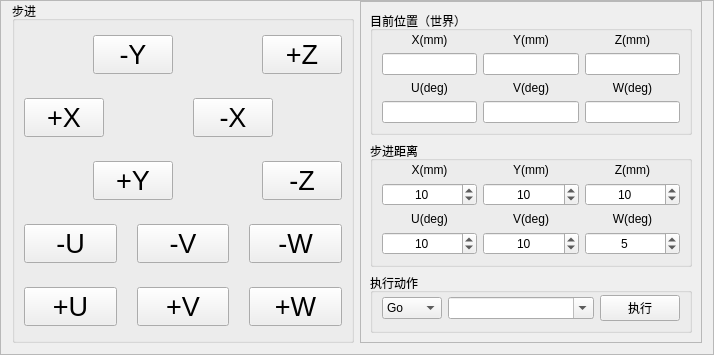
         <widget class="QFrame" name="frame_2">
          <property name="frameShape">
           <enum>QFrame::StyledPanel</enum>
          </property>
          <property name="frameShadow">
           <enum>QFrame::Raised</enum>
          </property>
          <layout class="QHBoxLayout" name="horizontalLayout_23" stretch="1,1">
           <property name="topMargin">
            <number>0</number>
           </property>
           <item>
            <widget class="QGroupBox" name="groupBox_3">
             <property name="title">
              <string>步进</string>
             </property>
             <layout class="QVBoxLayout" name="verticalLayout_26">
              <property name="spacing">
               <number>10</number>
              </property>
              <property name="topMargin">
               <number>0</number>
              </property>
              <property name="bottomMargin">
               <number>0</number>
              </property>
              <item>
               <layout class="QHBoxLayout" name="horizontalLayout_38" stretch="1,1,1,1">
                <property name="spacing">
                 <number>20</number>
                </property>
                <item>
                 <spacer name="horizontalSpacer_7">
                  <property name="orientation">
                   <enum>Qt::Horizontal</enum>
                  </property>
                  <property name="sizeHint" stdset="0">
                   <size>
                    <width>40</width>
                    <height>20</height>
                   </size>
                  </property>
                 </spacer>
                </item>
                <item>
                 <widget class="QPushButton" name="pushButton_StepLowY">
                  <property name="font">
                   <font>
                    <pointsize>20</pointsize>
                   </font>
                  </property>
                  <property name="text">
                   <string>-Y</string>
                  </property>
                 </widget>
                </item>
                <item>
                 <spacer name="horizontalSpacer_6">
                  <property name="orientation">
                   <enum>Qt::Horizontal</enum>
                  </property>
                  <property name="sizeHint" stdset="0">
                   <size>
                    <width>40</width>
                    <height>20</height>
                   </size>
                  </property>
                 </spacer>
                </item>
                <item>
                 <widget class="QPushButton" name="pushButton_StepHighZ">
                  <property name="font">
                   <font>
                    <pointsize>20</pointsize>
                   </font>
                  </property>
                  <property name="text">
                   <string>+Z</string>
                  </property>
                 </widget>
                </item>
               </layout>
              </item>
              <item>
               <layout class="QHBoxLayout" name="horizontalLayout_39" stretch="1,1,1,1">
                <property name="spacing">
                 <number>20</number>
                </property>
                <item>
                 <widget class="QPushButton" name="pushButton_StepHighX">
                  <property name="font">
                   <font>
                    <pointsize>20</pointsize>
                   </font>
                  </property>
                  <property name="text">
                   <string>+X</string>
                  </property>
                 </widget>
                </item>
                <item>
                 <spacer name="horizontalSpacer_8">
                  <property name="orientation">
                   <enum>Qt::Horizontal</enum>
                  </property>
                  <property name="sizeHint" stdset="0">
                   <size>
                    <width>40</width>
                    <height>20</height>
                   </size>
                  </property>
                 </spacer>
                </item>
                <item>
                 <widget class="QPushButton" name="pushButton_StepLowX">
                  <property name="font">
                   <font>
                    <pointsize>20</pointsize>
                   </font>
                  </property>
                  <property name="text">
                   <string>-X</string>
                  </property>
                 </widget>
                </item>
                <item>
                 <spacer name="horizontalSpacer_9">
                  <property name="orientation">
                   <enum>Qt::Horizontal</enum>
                  </property>
                  <property name="sizeHint" stdset="0">
                   <size>
                    <width>40</width>
                    <height>20</height>
                   </size>
                  </property>
                 </spacer>
                </item>
               </layout>
              </item>
              <item>
               <layout class="QHBoxLayout" name="horizontalLayout_40" stretch="1,1,1,1">
                <property name="spacing">
                 <number>20</number>
                </property>
                <item>
                 <spacer name="horizontalSpacer_10">
                  <property name="orientation">
                   <enum>Qt::Horizontal</enum>
                  </property>
                  <property name="sizeHint" stdset="0">
                   <size>
                    <width>40</width>
                    <height>20</height>
                   </size>
                  </property>
                 </spacer>
                </item>
                <item>
                 <widget class="QPushButton" name="pushButton_StepHighY">
                  <property name="font">
                   <font>
                    <pointsize>20</pointsize>
                   </font>
                  </property>
                  <property name="text">
                   <string>+Y</string>
                  </property>
                 </widget>
                </item>
                <item>
                 <spacer name="horizontalSpacer_11">
                  <property name="orientation">
                   <enum>Qt::Horizontal</enum>
                  </property>
                  <property name="sizeHint" stdset="0">
                   <size>
                    <width>40</width>
                    <height>20</height>
                   </size>
                  </property>
                 </spacer>
                </item>
                <item>
                 <widget class="QPushButton" name="pushButton_StepLowZ">
                  <property name="font">
                   <font>
                    <pointsize>20</pointsize>
                   </font>
                  </property>
                  <property name="text">
                   <string>-Z</string>
                  </property>
                 </widget>
                </item>
               </layout>
              </item>
              <item>
               <layout class="QHBoxLayout" name="horizontalLayout_41" stretch="1,1,1">
                <property name="spacing">
                 <number>20</number>
                </property>
                <item>
                 <widget class="QPushButton" name="pushButton_StepLowU">
                  <property name="font">
                   <font>
                    <pointsize>20</pointsize>
                   </font>
                  </property>
                  <property name="text">
                   <string>-U</string>
                  </property>
                 </widget>
                </item>
                <item>
                 <widget class="QPushButton" name="pushButton_StepLowV">
                  <property name="font">
                   <font>
                    <pointsize>20</pointsize>
                   </font>
                  </property>
                  <property name="text">
                   <string>-V</string>
                  </property>
                 </widget>
                </item>
                <item>
                 <widget class="QPushButton" name="pushButton_StepLowW">
                  <property name="font">
                   <font>
                    <pointsize>20</pointsize>
                   </font>
                  </property>
                  <property name="text">
                   <string>-W</string>
                  </property>
                 </widget>
                </item>
               </layout>
              </item>
              <item>
               <layout class="QHBoxLayout" name="horizontalLayout_42" stretch="1,1,1">
                <property name="spacing">
                 <number>20</number>
                </property>
                <item>
                 <widget class="QPushButton" name="pushButton_StepHighU">
                  <property name="font">
                   <font>
                    <pointsize>20</pointsize>
                   </font>
                  </property>
                  <property name="text">
                   <string>+U</string>
                  </property>
                 </widget>
                </item>
                <item>
                 <widget class="QPushButton" name="pushButton_StepHighV">
                  <property name="font">
                   <font>
                    <pointsize>20</pointsize>
                   </font>
                  </property>
                  <property name="text">
                   <string>+V</string>
                  </property>
                 </widget>
                </item>
                <item>
                 <widget class="QPushButton" name="pushButton_StepHighW">
                  <property name="font">
                   <font>
                    <pointsize>20</pointsize>
                   </font>
                  </property>
                  <property name="text">
                   <string>+W</string>
                  </property>
                 </widget>
                </item>
               </layout>
              </item>
             </layout>
            </widget>
           </item>
           <item>
            <widget class="QFrame" name="frame_3">
             <property name="frameShape">
              <enum>QFrame::StyledPanel</enum>
             </property>
             <property name="frameShadow">
              <enum>QFrame::Raised</enum>
             </property>
             <layout class="QVBoxLayout" name="verticalLayout_8" stretch="3,3,1">
              <item>
               <widget class="QGroupBox" name="groupBox_RobotPoint">
                <property name="title">
                 <string>目前位置（世界）</string>
                </property>
                <layout class="QVBoxLayout" name="verticalLayout_17">
                 <property name="topMargin">
                  <number>2</number>
                 </property>
                 <item>
                  <layout class="QHBoxLayout" name="horizontalLayout_33">
                   <item>
                    <layout class="QVBoxLayout" name="verticalLayout_11">
                     <item>
                      <widget class="QLabel" name="label_4">
                       <property name="text">
                        <string>X(mm)</string>
                       </property>
                       <property name="alignment">
                        <set>Qt::AlignCenter</set>
                       </property>
                      </widget>
                     </item>
                     <item>
                      <widget class="QLineEdit" name="lineEdit_PosX">
                       <property name="alignment">
                        <set>Qt::AlignCenter</set>
                       </property>
                       <property name="readOnly">
                        <bool>true</bool>
                       </property>
                      </widget>
                     </item>
                    </layout>
                   </item>
                   <item>
                    <layout class="QVBoxLayout" name="verticalLayout_13">
                     <item>
                      <widget class="QLabel" name="label_5">
                       <property name="text">
                        <string>Y(mm)</string>
                       </property>
                       <property name="alignment">
                        <set>Qt::AlignCenter</set>
                       </property>
                      </widget>
                     </item>
                     <item>
                      <widget class="QLineEdit" name="lineEdit_PosY">
                       <property name="alignment">
                        <set>Qt::AlignCenter</set>
                       </property>
                       <property name="readOnly">
                        <bool>true</bool>
                       </property>
                      </widget>
                     </item>
                    </layout>
                   </item>
                   <item>
                    <layout class="QVBoxLayout" name="verticalLayout_14">
                     <item>
                      <widget class="QLabel" name="label_6">
                       <property name="text">
                        <string>Z(mm)</string>
                       </property>
                       <property name="alignment">
                        <set>Qt::AlignCenter</set>
                       </property>
                      </widget>
                     </item>
                     <item>
                      <widget class="QLineEdit" name="lineEdit_PosZ">
                       <property name="alignment">
                        <set>Qt::AlignCenter</set>
                       </property>
                       <property name="readOnly">
                        <bool>true</bool>
                       </property>
                      </widget>
                     </item>
                    </layout>
                   </item>
                  </layout>
                 </item>
                 <item>
                  <layout class="QHBoxLayout" name="horizontalLayout_34">
                   <item>
                    <layout class="QVBoxLayout" name="verticalLayout_12">
                     <item>
                      <widget class="QLabel" name="label_8">
                       <property name="text">
                        <string>U(deg)</string>
                       </property>
                       <property name="alignment">
                        <set>Qt::AlignCenter</set>
                       </property>
                      </widget>
                     </item>
                     <item>
                      <widget class="QLineEdit" name="lineEdit_PosU">
                       <property name="alignment">
                        <set>Qt::AlignCenter</set>
                       </property>
                       <property name="readOnly">
                        <bool>true</bool>
                       </property>
                      </widget>
                     </item>
                    </layout>
                   </item>
                   <item>
                    <layout class="QVBoxLayout" name="verticalLayout_15">
                     <item>
                      <widget class="QLabel" name="label_9">
                       <property name="text">
                        <string>V(deg)</string>
                       </property>
                       <property name="alignment">
                        <set>Qt::AlignCenter</set>
                       </property>
                      </widget>
                     </item>
                     <item>
                      <widget class="QLineEdit" name="lineEdit_PosV">
                       <property name="alignment">
                        <set>Qt::AlignCenter</set>
                       </property>
                       <property name="readOnly">
                        <bool>true</bool>
                       </property>
                      </widget>
                     </item>
                    </layout>
                   </item>
                   <item>
                    <layout class="QVBoxLayout" name="verticalLayout_16">
                     <item>
                      <widget class="QLabel" name="label_7">
                       <property name="text">
                        <string>W(deg)</string>
                       </property>
                       <property name="alignment">
                        <set>Qt::AlignCenter</set>
                       </property>
                      </widget>
                     </item>
                     <item>
                      <widget class="QLineEdit" name="lineEdit_PosW">
                       <property name="alignment">
                        <set>Qt::AlignCenter</set>
                       </property>
                       <property name="readOnly">
                        <bool>true</bool>
                       </property>
                      </widget>
                     </item>
                    </layout>
                   </item>
                  </layout>
                 </item>
                </layout>
               </widget>
              </item>
              <item>
               <widget class="QGroupBox" name="groupBox_5">
                <property name="title">
                 <string>步进距离</string>
                </property>
                <layout class="QVBoxLayout" name="verticalLayout_24">
                 <property name="topMargin">
                  <number>2</number>
                 </property>
                 <item>
                  <layout class="QHBoxLayout" name="horizontalLayout_35">
                   <item>
                    <layout class="QVBoxLayout" name="verticalLayout_18">
                     <item>
                      <widget class="QLabel" name="label_14">
                       <property name="text">
                        <string>X(mm)</string>
                       </property>
                       <property name="alignment">
                        <set>Qt::AlignCenter</set>
                       </property>
                      </widget>
                     </item>
                     <item>
                      <widget class="QSpinBox" name="spinBox_Step_X">
                       <property name="alignment">
                        <set>Qt::AlignCenter</set>
                       </property>
                       <property name="maximum">
                        <number>20</number>
                       </property>
                       <property name="value">
                        <number>10</number>
                       </property>
                      </widget>
                     </item>
                    </layout>
                   </item>
                   <item>
                    <layout class="QVBoxLayout" name="verticalLayout_19">
                     <item>
                      <widget class="QLabel" name="label_12">
                       <property name="text">
                        <string>Y(mm)</string>
                       </property>
                       <property name="alignment">
                        <set>Qt::AlignCenter</set>
                       </property>
                      </widget>
                     </item>
                     <item>
                      <widget class="QSpinBox" name="spinBox_Step_Y">
                       <property name="alignment">
                        <set>Qt::AlignCenter</set>
                       </property>
                       <property name="maximum">
                        <number>20</number>
                       </property>
                       <property name="value">
                        <number>10</number>
                       </property>
                      </widget>
                     </item>
                    </layout>
                   </item>
                   <item>
                    <layout class="QVBoxLayout" name="verticalLayout_20">
                     <item>
                      <widget class="QLabel" name="label_13">
                       <property name="text">
                        <string>Z(mm)</string>
                       </property>
                       <property name="alignment">
                        <set>Qt::AlignCenter</set>
                       </property>
                      </widget>
                     </item>
                     <item>
                      <widget class="QSpinBox" name="spinBox_Step_Z">
                       <property name="alignment">
                        <set>Qt::AlignCenter</set>
                       </property>
                       <property name="maximum">
                        <number>20</number>
                       </property>
                       <property name="value">
                        <number>10</number>
                       </property>
                      </widget>
                     </item>
                    </layout>
                   </item>
                  </layout>
                 </item>
                 <item>
                  <layout class="QHBoxLayout" name="horizontalLayout_36">
                   <item>
                    <layout class="QVBoxLayout" name="verticalLayout_21">
                     <item>
                      <widget class="QLabel" name="label_10">
                       <property name="text">
                        <string>U(deg)</string>
                       </property>
                       <property name="alignment">
                        <set>Qt::AlignCenter</set>
                       </property>
                      </widget>
                     </item>
                     <item>
                      <widget class="QSpinBox" name="spinBox_Step_U">
                       <property name="alignment">
                        <set>Qt::AlignCenter</set>
                       </property>
                       <property name="maximum">
                        <number>15</number>
                       </property>
                       <property name="value">
                        <number>10</number>
                       </property>
                      </widget>
                     </item>
                    </layout>
                   </item>
                   <item>
                    <layout class="QVBoxLayout" name="verticalLayout_22">
                     <item>
                      <widget class="QLabel" name="label_11">
                       <property name="text">
                        <string>V(deg)</string>
                       </property>
                       <property name="alignment">
                        <set>Qt::AlignCenter</set>
                       </property>
                      </widget>
                     </item>
                     <item>
                      <widget class="QSpinBox" name="spinBox_Step_V">
                       <property name="alignment">
                        <set>Qt::AlignCenter</set>
                       </property>
                       <property name="maximum">
                        <number>15</number>
                       </property>
                       <property name="value">
                        <number>10</number>
                       </property>
                      </widget>
                     </item>
                    </layout>
                   </item>
                   <item>
                    <layout class="QVBoxLayout" name="verticalLayout_23">
                     <item>
                      <widget class="QLabel" name="label_15">
                       <property name="text">
                        <string>W(deg)</string>
                       </property>
                       <property name="alignment">
                        <set>Qt::AlignCenter</set>
                       </property>
                      </widget>
                     </item>
                     <item>
                      <widget class="QSpinBox" name="spinBox_Step_W">
                       <property name="alignment">
                        <set>Qt::AlignCenter</set>
                       </property>
                       <property name="maximum">
                        <number>15</number>
                       </property>
                       <property name="value">
                        <number>5</number>
                       </property>
                      </widget>
                     </item>
                    </layout>
                   </item>
                  </layout>
                 </item>
                </layout>
               </widget>
              </item>
              <item>
               <widget class="QGroupBox" name="groupBox_7">
                <property name="title">
                 <string>执行动作</string>
                </property>
                <layout class="QVBoxLayout" name="verticalLayout_25">
                 <property name="topMargin">
                  <number>2</number>
                 </property>
                 <item>
                  <layout class="QHBoxLayout" name="horizontalLayout_37" stretch="1,3,1">
                   <item>
                    <widget class="QComboBox" name="comboBox_CommandClass">
                     <item>
                      <property name="text">
                       <string>Go</string>
                      </property>
                     </item>
                     <item>
                      <property name="text">
                       <string>Move</string>
                      </property>
                     </item>
                    </widget>
                   </item>
                   <item>
                    <widget class="QComboBox" name="comboBox_PosVar">
                     <property name="editable">
                      <bool>true</bool>
                     </property>
                     <property name="placeholderText">
                      <string/>
                     </property>
                     <property name="duplicatesEnabled">
                      <bool>false</bool>
                     </property>
                    </widget>
                   </item>
                   <item>
                    <widget class="QPushButton" name="pushButton_GoVar">
                     <property name="text">
                      <string>执行</string>
                     </property>
                    </widget>
                   </item>
                  </layout>
                 </item>
                </layout>
               </widget>
              </item>
             </layout>
            </widget>
           </item>
          </layout>
         </widget>
